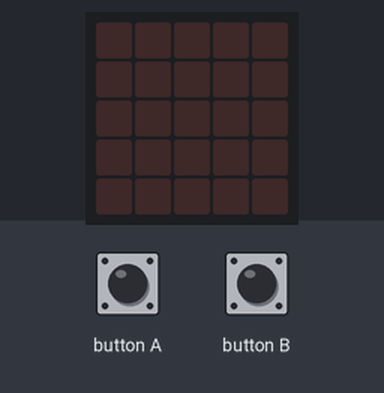
Recording of a program running on a simulated BBC micro:bit (MakeCode). On the bench: the board's 5×5 LED display. The inputs (shaded band) are chosen by the test bench.

Above: at 1.2 s.
1.3 s: button A pressed for 0.15 s
At 1.8 s:
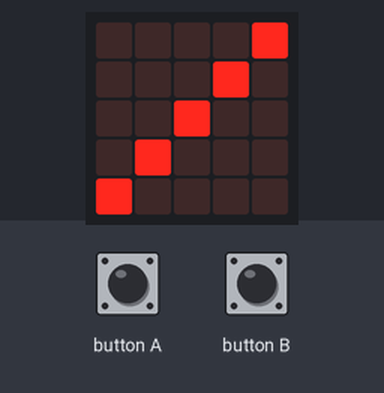
At 2.3 s:
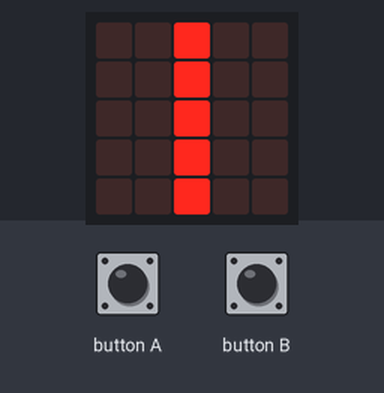
4.4 s: button B pressed for 0.15 s
At 5.4 s:
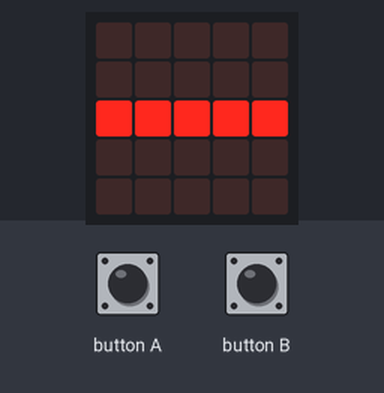
Timing chart, 0 to 7.4 s (numbered marks = the images above; inputs shaded):
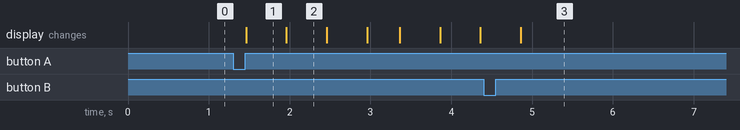

The program:

main.ts
```typescript
input.onButtonPressed(Button.A, function () {
    draaien = true
})
let draaien = false

basic.forever(() => {
    while (draaien) {
        basic.showLeds(`
        . . . . #
        . . . # .
        . . # . .
        . # . . .
        # . . . .
        `)
        basic.pause(100)
        basic.showLeds(`
        . . # . .
        . . # . .
        . . # . .
        . . # . .
        . . # . .
        `)
        basic.pause(100)
        basic.showLeds(`
        # . . . .
        . # . . .
        . . # . .
        . . . # .
        . . . . #
        `)
        basic.pause(100)
        basic.showLeds(`
        . . . . .
        . . . . .
        # # # # #
        . . . . .
        . . . . .
        `)
    }
})
input.onButtonPressed(Button.B, function () {
    draaien = false
})
```

test.ts
```typescript
// tests gaan hier; deze zal niet worden gecompileerd wanneer dit pakket wordt gebruikt als extensie.
```

Measured:
- after the input at 1.3 s, the display: changes after 0.16 s (image 1)
- what the display in image 1 shows lasts 0.5 s, from 1.5 s to 2.0 s
